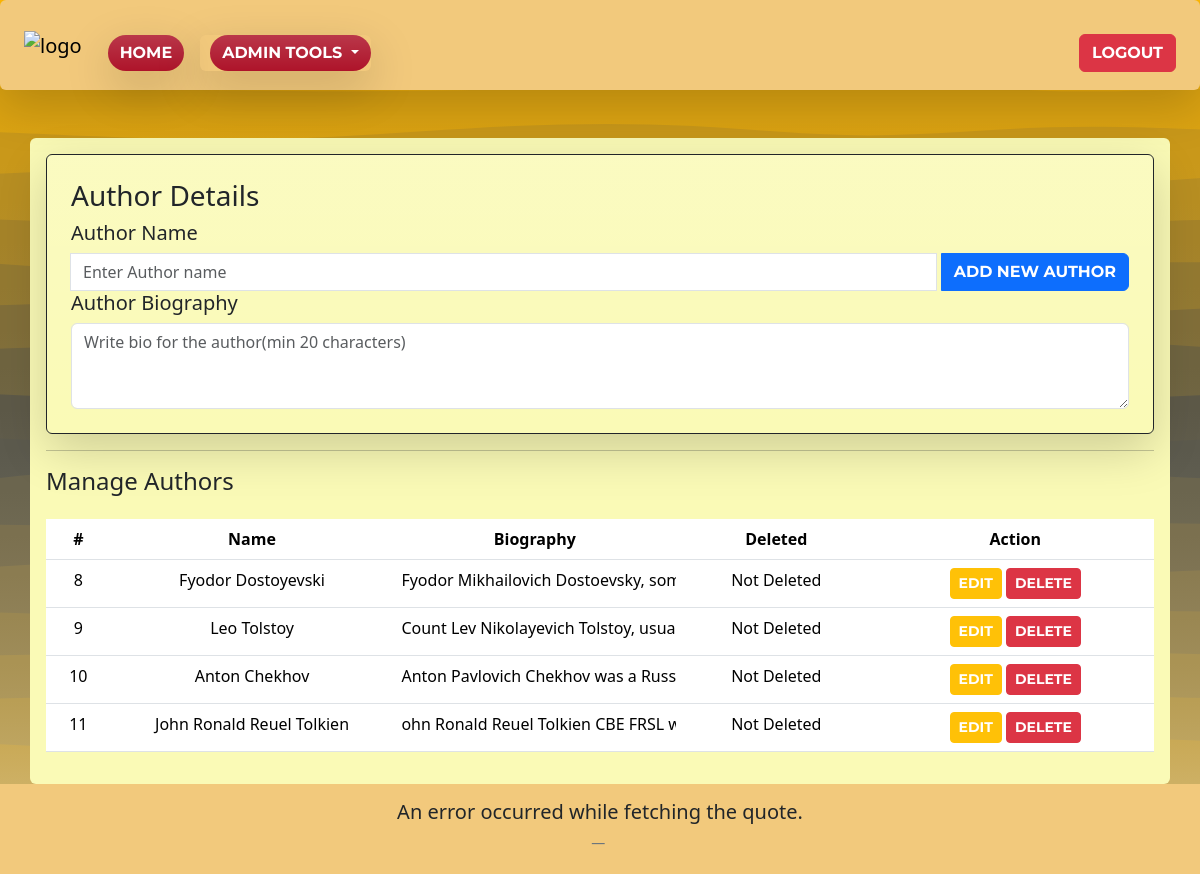
/author.php?invalidrequest (signed in), run on the app's committed database.
### tables this page shows
CREATE TABLE `author` (
  `id` int(11) NOT NULL,
  `authorname` varchar(255) NOT NULL,
  `shortbiography` varchar(255) DEFAULT NULL,
  `is_deleted` tinyint(1) DEFAULT 0
);

### classes/Author.php (called while the page is built, shortened)
<?php
class Author
{
    private $dbObj;
    public function getDbObj()
    {
        return $this->dbObj;
    }
    public function setDbObj($dbObj)
    {
        $this->dbObj = $dbObj;
        return $this;
    }
    public function getAllAuthor()
    {
        $dbObj = $this->getDbObj();
        $sql = "SELECT * FROM author";
        $pdo_statement = $dbObj->prepare($sql);
        $pdo_statement->execute();
        $allAuthors = [];
        while ($author = $pdo_statement->fetch(PDO::FETCH_ASSOC)) {
            array_push($allAuthors, $author);
        }
        return $allAuthors;
    }
}

### author.php (the view, shortened to what this page needs)
<?php
require_once "./autoload.php";
require_once "./classes/Author.php";
$authorObj = new Author($connectOBJ, "", "");
$allAuthors = $authorObj->getAllAuthor();
?>
<div class="container mt-5 p-3 form-bg rounded">
    <form action="author-process.php" method="POST" class="bg-gradient p-4 border border-dark rounded shadow-lg p-3">
        <p class="h3">Author Details</p>
        <label for="author" class="h5">Author Name</label>
        <div class="input-group">
            <input type="text" class="form-control" id="author" name="author" placeholder="Enter Author name"
                value="<?php echo isset($_GET['id']) ? $_GET['authorname'] : ''; ?>">
            <?php if (isset($_GET['id'])): ?>
                <button type="submit" class="btn btn-primary ms-1">Update Author</button>
                <a href="author.php" class="btn btn-secondary ms-1">Add New Author</a>
            <?php else: ?>
                <button type="submit" class="btn btn-primary ms-1">Add New Author</button>
            <?php endif; ?>
        </div>
        <div class="form-group">
            <label for="bio" class="h5">Author Biography</label>
            <textarea class="form-control" id="bio" name="bio" rows="3"
                placeholder="Write bio for the author(min 20 characters)"><?php echo isset($_GET['id']) ? $_GET['bio'] : ''; ?></textarea>
        </div>
    </form>
    <hr>
    <p class="h4">Manage Authors</p>
    <div class="table-responsive">
        <table class="table mt-3 text-center">
            <thead>
                <tr>
                    <th scope="col" class="fixed-width">#</th>
                    <th scope="col" class="fixed-width">Name</th>
                    <th scope="col" class="fixed-width">Biography</th>
                    <th scope="col" class="fixed-width">Deleted</th>
                    <th scope="col" class="fixed-width">Action</th>
                </tr>
            </thead>
            <tbody>
                <tr>
                    <?php foreach ($allAuthors as $value):
                        ?>
                        <td class="fixed-width" class="fixed-width"><?php echo $value['id'] ?></td>
                        <td class="fixed-width"><?php echo $value['authorname'] ?></td>
                        <td class="fixed-width"><?php echo $value['shortbiography'] ?></td>
                        <td class="fixed-width"><?php if ($value['is_deleted']) {
                            echo "Deleted";
                        } else {
                            echo "Not Deleted";
                        } ?></td>
                        <td class="fixed-width">
                            <a href="author.php?id=<?php echo $value['id']; ?>&authorname=<?php echo $value['authorname'] ?> &bio=<?php echo $value['shortbiography'] ?>"
                                class="btn btn-warning btn-sm">Edit</a>
                            <a href="author-process.php?id=<?php echo $value['id']; ?>"
                                class="btn btn-danger btn-sm">Delete</a>
                        </td>
                    </tr>
                </tbody>
            <?php endforeach ?>
        </table>
    </div>
</div>
<?php
require_once "./footer.php";
?>

### autoload.php (shortened to what this page needs)
<!DOCTYPE html>
<html lang="en">
<head>
    <link href="https://cdn.jsdelivr.net/npm/bootstrap@5.3.3/dist/css/bootstrap.min.css" rel="stylesheet"
>
    <link rel="stylesheet" href="style.css">
</head>
<body class="d-flex flex-column">
    <nav class="navbar navbar-expand-lg navbar-light bg-nav border-dark rounded shadow-lg">
        <div class="container-fluid ps-4 pe-4">
            <a class="navbar-brand " href="index.php"><img class="logo"
                    src="https://brainster.co/wp-content/uploads/2021/08/Brainster.co_.png" alt="logo"></a>
            <div class="collapse navbar-collapse mt-3" id="navbarSupportedContent">
                <ul class="navbar-nav me-auto mb-2 mb-lg-0">
                    <li class="nav-item">
                        <a class="nav-link me-3 navbar-style  rounded-5 shadow-lg bg-gradient" aria-current="page"
                            href="index.php">Home</a>
                    </li>
                    <li class="nav-item dropdown  border-dark border-3 rounded shadow-lg <?php if (!isset($_SESSION['admin'])) {
                        echo "d-none";
                    } ?>">
                        <a class="nav-link dropdown-toggle navbar-style rounded-5 bg-gradient" href="#"
                            id="navbarDropdown" role="button" data-bs-toggle="dropdown" aria-expanded="false">
                            Admin Tools
                        </a>
                    </li>
                </ul>
                <form class="d-flex justify-content-around">
                    <a href="logout.php" class="btn btn-primary btn-danger <?php if (!isset($_SESSION['user'])) {
                        echo "d-none";
                    } ?>">Logout</a>
                </form>
            </div>
        </div>
    </nav>

### footer.php (shortened to what this page needs)
<footer class="bg-nav mt-auto">
    <blockquote class="mb-0 text-center p-3">
        <h5 id="quote-content"></h5>
        <p class="blockquote-footer mb-0 mt-1 "><cite class="h6" id="quote-author" title="Source Title"></cite></p>
    </blockquote>
</footer>
</body>
</html>

### style.css (style rules this page uses)
body, .gradient-bg { min-height: 100vh; background-size: cover; background-position: center center; background-repeat: repeat; }
nav, footer { height: 90px; }
.dropdown-menu, .form-bg { background-color: rgb(250, 250, 182); }
.bg-nav { background-color: rgb(242, 201, 124); }
.logo { max-width: 80px; }
.fixed-width { max-width: 150px; overflow-x: auto; white-space: nowrap; }
.table-responsive { overflow-x: auto; }
.navbar-style { border-color: #ae142a; text-transform: uppercase; font-family: "Montserrat", sans-serif; font-weight: 700; color: #fff; background-color: #ae142a; padding: 6px 12px !important; margin: 0px 0px 0px 10px; }
.btn-primary, .btn-secondary, .btn-warning, .btn-danger, .btn-success, .category-btn { text-transform: uppercase; font-family: "Montserrat", sans-serif; font-weight: 700; color: #fff; }

### data on the page
author: id "8", authorname "Fyodor Dostoyevski", shortbiography "Fyodor Mikhailovich Dostoevsky,…", is_deleted "Not Deleted"
author: id "9", authorname "Leo Tolstoy", shortbiography "Count Lev Nikolayevich Tolstoy,…", is_deleted "Not Deleted"
author: id "10", authorname "Anton Chekhov", shortbiography "Anton Pavlovich Chekhov was a…", is_deleted "Not Deleted"
author: id "11", authorname "John Ronald Reuel Tolkien", shortbiography "ohn Ronald Reuel Tolkien CBE FRSL…", is_deleted "Not Deleted"
